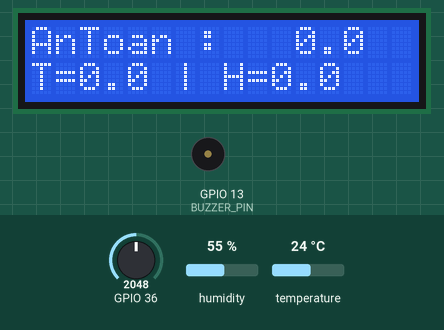
Bench run of a sketch on a simulated ESP32. Parts: 16×2 character LCD, buzzer (waves = sounding, pin HIGH). The inputs (shaded band) are chosen by the test bench; at power-on: GPIO 36 = 2048, humidity 55 %, temperature 24 °C. WiFi joins after 1.5 s; servers stay silent unless stated; the modem accepts every AT command (registered, SIM ready, sends succeed) and sends nothing else; what the sketch prints to the serial monitor is not drawn.

Above: at 12.2 s.
12.3 s: GPIO 36 set to 4095
At 21.1 s:
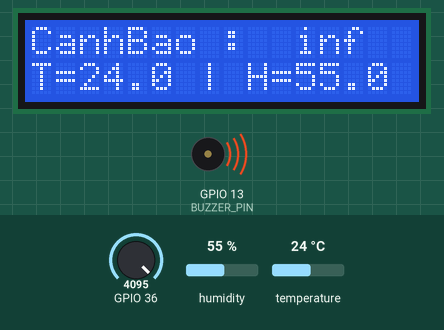
21.9 s: GPIO 36 set to 3603
At 24.0 s:
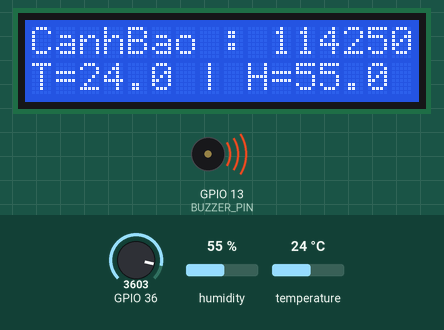
25.0 s: humidity set to 22 %
At 27.2 s:
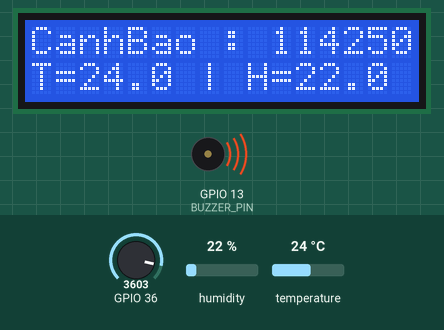
28.1 s: temperature set to 12 °C
At 31.5 s:
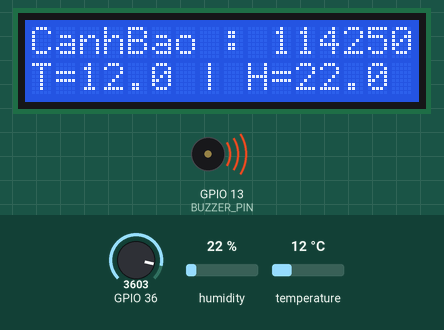
32.3 s: humidity set to 40 %
At 35.7 s:
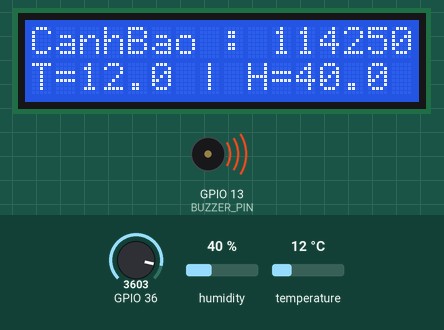
36.4 s: GPIO 36 set to 2866
At 38.9 s:
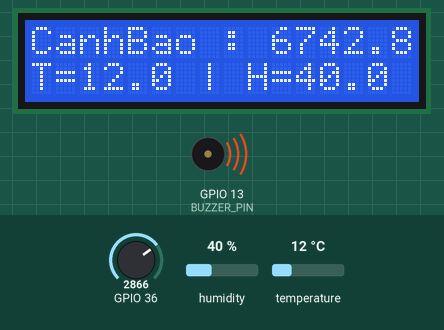
Timing chart, 0 to 40.4 s (numbered marks = the images above; inputs shaded):
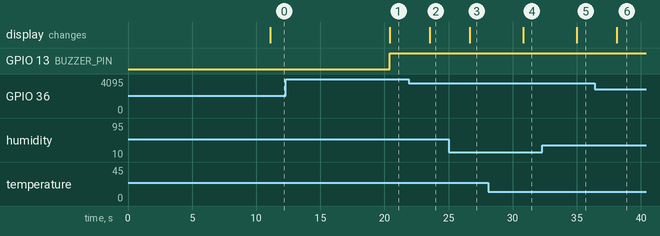

Measured:
- after the input at 12.3 s, the display: changes after 8.1 s (image 1)
- after the input at 21.9 s, the display: changes after 1.6 s (image 2)
- after the input at 25.0 s, the display: changes after 1.7 s (image 3)
- after the input at 28.1 s, the display: changes after 2.7 s (image 4)
- after the input at 32.3 s, the display: changes after 2.7 s (image 5)
- after the input at 36.4 s, the display: changes after 1.7 s (image 6)

The sketch:

DoAn.ino
```cpp
#define BLYNK_TEMPLATE_ID "TMPL6uJW170NH"
#define BLYNK_TEMPLATE_NAME "BaoChay"
#define BLYNK_AUTH_TOKEN "-7XTSLyMsZqnpWkJQoDFRpIArW0At7eK"

#include <BlynkSimpleEsp32.h>
#include <WiFi.h>
#include <WiFiClient.h>
#include <DHT.h>
#include <DHT_U.h>
#include <LiquidCrystal_I2C.h> // LCD DISPLAY
#include <math.h>
#include <string.h>


#define DHTTYPE DHT11   // DHT 11
#define DHTPIN 14
#define MODEM_TX 17
#define MODEM_RX 16
#define SerialMon Serial
#define SerialAT Serial1
#define BUZZER_PIN 13

int Vout;
volatile double ppm;  // Sử dụng volatile để đảm bảo giá trị được cập nhật đồng bộ giữa các task
volatile float t;
volatile float h;
int lcdColumns = 16;
int lcdRows = 2;
int buzzer;
bool smsRequested = false; // Cờ để yêu cầu gửi SMS
bool smsSent = false; // Cờ để đánh dấu đã gửi SMS
bool callRequested = false; // Cờ để yêu cầu gọi điện
bool callMade = false; // Cờ để đánh dấu đã gọi điện
double RL = 30; // Điện trở tải 30K Ohms
double RO = 70; // Điện trở cảm biến trong không khí sạch, cần hiệu chỉnh lại

char auth[] = BLYNK_AUTH_TOKEN;
char ssid[] = "iPhone";
char pass[] = "02022002";

// SIM card settings
const char simPIN[]  = "";  // SIM card PIN (if any)
const char phone_number[] = "+84787413176"; // Phone number to send SMS

DHT dht(DHTPIN, DHTTYPE);
LiquidCrystal_I2C lcd(0x27, lcdColumns, lcdRows);

TaskHandle_t DisplayDataTaskHandle = NULL;
TaskHandle_t SendSMSTaskHandle = NULL;
TaskHandle_t MakeCallTaskHandle = NULL;

void readDHT11()
{
  float temp = dht.readTemperature();
  float hum = dht.readHumidity();
  if (!isnan(temp) && !isnan(hum))
  {
    t = temp;
    h = hum;
  }
  else
  {
    Serial.println("Khong The Doc");
  }
}

void MQ135()
{
  Vout = analogRead(36);
  double RS;
  double ratio;

  // Chuyển đổi giá trị ADC thành điện áp (ESP32 sử dụng dải 0-5 và độ phân giải 12-bit)
  double V = Vout * (5.0 / 4095.0);
  // Tính điện trở cảm biến (RS) dựa trên điện áp đo được và điện trở tải (RL)
  RS = (5.0 - V) / V * RL;
  // Tính tỷ lệ RS/RO
  ratio = RS / RO;
  // Tính PPM dựa trên tỷ lệ RS/RO. Đường cong đặc tính cụ thể cần điều chỉnh từ datasheet của MQ-135
  ppm = 102.2 * pow(ratio, -2.473);
}

void sendSMS()
{
  Serial1.println("AT+CMGF=1");
  delay(1000);
  Serial1.print("AT+CMGS=\"");
  Serial1.print(phone_number);
  Serial1.println("\"");
  delay(1000);
  Serial1.println("Warning: High PPM detected!");
  delay(1000);
  Serial1.write(26);
}

void makeCall()
{
  Serial1.println("ATD" + String(phone_number) + ";");
  delay(1000); //
  Serial1.println("ATH");
}

void DisplayData(void *pvParameters)
{
  char buffer[16];
  while (true)
  {
    lcd.setCursor(0, 0);
    if (ppm > 300)
    {
      lcd.print("CanhBao :       "); // Clear the rest of the line
      digitalWrite(BUZZER_PIN, HIGH);  // Kích hoạt buzzer
      if (!smsSent && WiFi.status() != WL_CONNECTED)
      {
        smsRequested = true; // Yêu cầu gửi SMS
        vTaskResume(SendSMSTaskHandle); // Kích hoạt task gửi SMS
      }
      else if (!callMade && WiFi.status() != WL_CONNECTED)
      {
        callRequested = true; // Yêu cầu gọi điện
        vTaskResume(MakeCallTaskHandle); // Kích hoạt task gọi điện
      }
    }
    else
    {
      lcd.print("AnToan :        ");
      digitalWrite(BUZZER_PIN, LOW);
      smsRequested = false;
      smsSent = false;
      callRequested = false;
      callMade = false;
    }

    lcd.setCursor(10, 0);
    snprintf(buffer, sizeof(buffer), "%4.1f   ", ppm);
    lcd.print(buffer);

    lcd.setCursor(0, 1);
    snprintf(buffer, sizeof(buffer), "T=%2.1f | H=%2.1f ", t, h);
    lcd.print(buffer);

    // In thông tin ra serial monitor
    Serial.print("\n");
    Serial.print("PPM: ");
    Serial.print(ppm);
    Serial.print("\tT: ");
    Serial.print(t);
    Serial.print("C\tH: ");
    Serial.print(h);
    Serial.println("%");

    vTaskDelay(1000 / portTICK_PERIOD_MS); // Delay for 1 second
  }
}

void SendDataToBlynk(void *pvParameters)
{
  while (true)
  {
    if (WiFi.status() == WL_CONNECTED)
    {
      Blynk.run();
      Blynk.virtualWrite(V0, ppm);
      Blynk.virtualWrite(V1, t);
      Blynk.virtualWrite(V2, h);
      if (ppm > 300)
      {
          Blynk.logEvent("canhbao");
      }
    }
    vTaskDelay(1000 / portTICK_PERIOD_MS);
  }
}

void SensorReadTask(void *pvParameters)
{
  unsigned long warmupEnd = millis() + 8000; // 8 giây thời gian khởi động
  while (true)
  {
    if (millis() > warmupEnd)
    {
      MQ135();
      readDHT11();
    }
    vTaskDelay(1000 / portTICK_PERIOD_MS);
  }
}

void SendSMSTask(void *pvParameters)
{
  while (true)
  {
    vTaskSuspend(NULL); // Suspend task until it is needed
    sendSMS();
    smsSent = true;
  }
}

void MakeCallTask(void *pvParameters)
{
  while (true)
  {
    vTaskSuspend(NULL); // Suspend task until it is needed
    makeCall();
    callMade = true;
  }
}

void setup()
{
  lcd.init();
  lcd.backlight();
  pinMode(BUZZER_PIN, OUTPUT);  // Thiết lập chân buzzer là OUTPUT

  SerialMon.begin(115200);
  SerialAT.begin(115200, SERIAL_8N1, MODEM_RX, MODEM_TX); // RX, TX
  dht.begin();

  // Khởi động kết nối WiFi không chặn
  WiFi.begin(ssid, pass);
  Blynk.config(auth);

  // Initialize SIM A7680C
  SerialAT.println("AT"); // Test the connection
  delay(1000);
  SerialAT.println("AT+CPIN?"); // Check SIM card status
  delay(1000);
  SerialAT.println("AT+CMGF=1"); // Set SMS mode to text
  delay(1000);

  delay(8000); // Thời gian khởi động cho cảm biến MQ135

  xTaskCreatePinnedToCore(SensorReadTask, "SensorReadTask", 2048, NULL, 1, NULL, 1); // Core 1
  xTaskCreatePinnedToCore(DisplayData, "DisplayData", 2048, NULL, 1, NULL, 0); // Core 0
  xTaskCreatePinnedToCore(SendDataToBlynk, "SendDataToBlynk", 4096, NULL, 1, NULL, 0); // Core 0
  xTaskCreatePinnedToCore(SendSMSTask, "SendSMSTask", 2048, NULL, 1, &SendSMSTaskHandle, 0); // Core 0
  xTaskCreatePinnedToCore(MakeCallTask, "MakeCallTask", 2048, NULL, 1, &MakeCallTaskHandle, 0); // Core 0
}

void loop()
{
}
```
